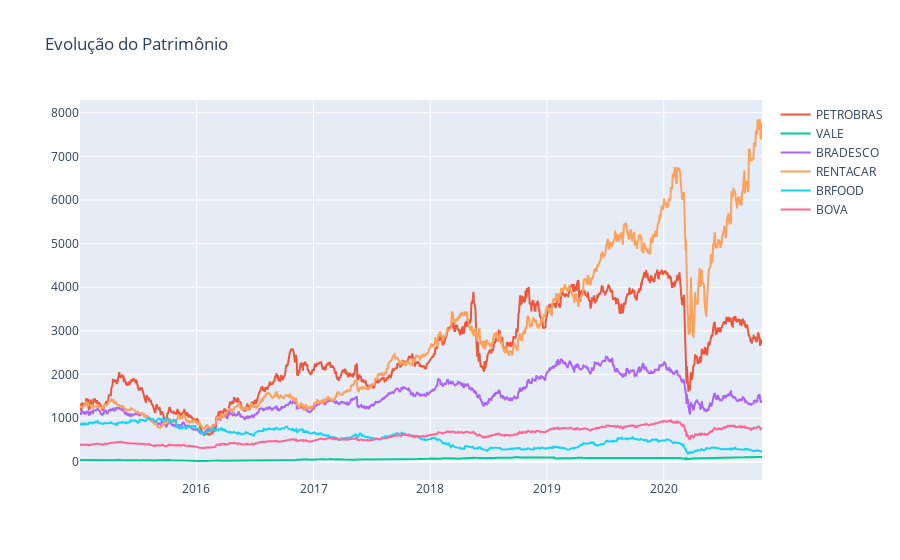

Here is the notebook cell this chart was saved with:
### Code cell
figura = px.line(title= 'Evolução do Patrimônio')
# Acesso as colunas do DataFrame e apagando as colunas: 'Total Investido' e 'Taxa Retorno'
for i in dataset.drop(columns= ['Total Investido', 'Taxa Retorno']).columns:
    figura.add_scatter( x= datas, y= dataset[i], name= i)

figura.show()

### Figure 1 — Plotly figure (JSON) as saved in the notebook; plotly's stock layout.template omitted (floating-point values rounded to 4 significant figures; data arrays with more than 128 entries replaced by an {"elided": "..."} marker saying what was removed)
{"data": [{"hovertemplate": "<extra></extra>", "legendgroup": "", "line": {"color": "#636efa", "dash": "solid"}, "marker": {"symbol": "circle"}, "mode": "lines", "name": "", "orientation": "v", "showlegend": false, "type": "scatter", "xaxis": "x", "yaxis": "y"}, {"name": "PETROBRAS", "type": "scatter", "x": {"elided": "1426 str values"}, "y": {"elided": "1426 float values"}}, {"name": "VALE", "type": "scatter", "x": {"elided": "1426 str values"}, "y": {"elided": "1426 float values"}}, {"name": "BRADESCO", "type": "scatter", "x": {"elided": "1426 str values"}, "y": {"elided": "1426 float values"}}, {"name": "RENTACAR", "type": "scatter", "x": {"elided": "1426 str values"}, "y": {"elided": "1426 float values"}}, {"name": "BRFOOD", "type": "scatter", "x": {"elided": "1426 str values"}, "y": {"elided": "1426 float values"}}, {"name": "BOVA", "type": "scatter", "x": {"elided": "1426 str values"}, "y": {"elided": "1426 float values"}}], "layout": {"legend": {"tracegroupgap": 0}, "title": {"text": "Evolução do Patrimônio"}, "xaxis": {"anchor": "y", "domain": [0, 1]}, "yaxis": {"anchor": "x", "domain": [0, 1]}}}
